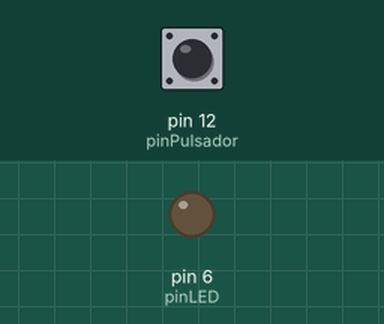
This sketch was run on a simulated Arduino Uno, built with avr-gcc and run on an emulated ATmega328P. Shown: output pins drawn as LEDs (lit = HIGH). The test bench sets the inputs (shaded band); at power-on: pin 12 (pinPulsador) LOW.

Above: at 1.2 s.
1.3 s: pin 12 (pinPulsador) pulled HIGH for 0.15 s
At 1.37 s:
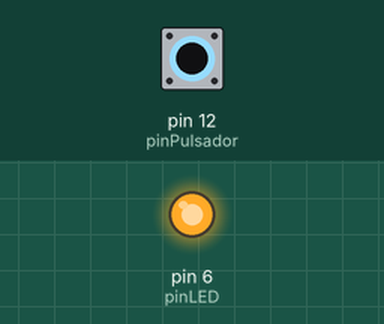
2.9 s: pin 12 (pinPulsador) pulled HIGH for 3.2 s
At 6.7 s:
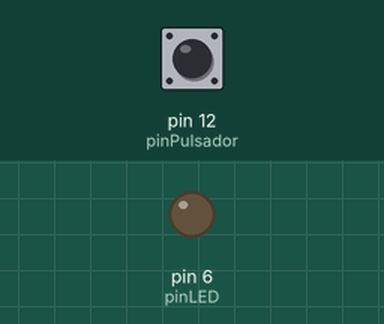
Timing chart, 0 to 8.2 s (numbered marks = the images above; inputs shaded):
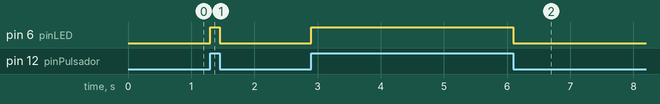

Measured:
- after the input at 1.3 s, pin 6 (pinLED): LOW → HIGH at once, → LOW 0.15 s later
- after the input at 2.9 s, pin 6 (pinLED): LOW → HIGH at once, → LOW 3.2 s later

The sketch:

Arduino_LED_y_pulsador.ino
```cpp
// Encendemos el led al pulsar
int pinLED = 6;
int pinPulsador = 12;


void setup() {
  pinMode(pinLED, OUTPUT);
  pinMode(pinPulsador, INPUT);
}

void loop() {
  if (digitalRead(pinPulsador)){
    digitalWrite(pinLED, HIGH);
  }
  else {
    digitalWrite(pinLED, LOW);
  }
}
```
